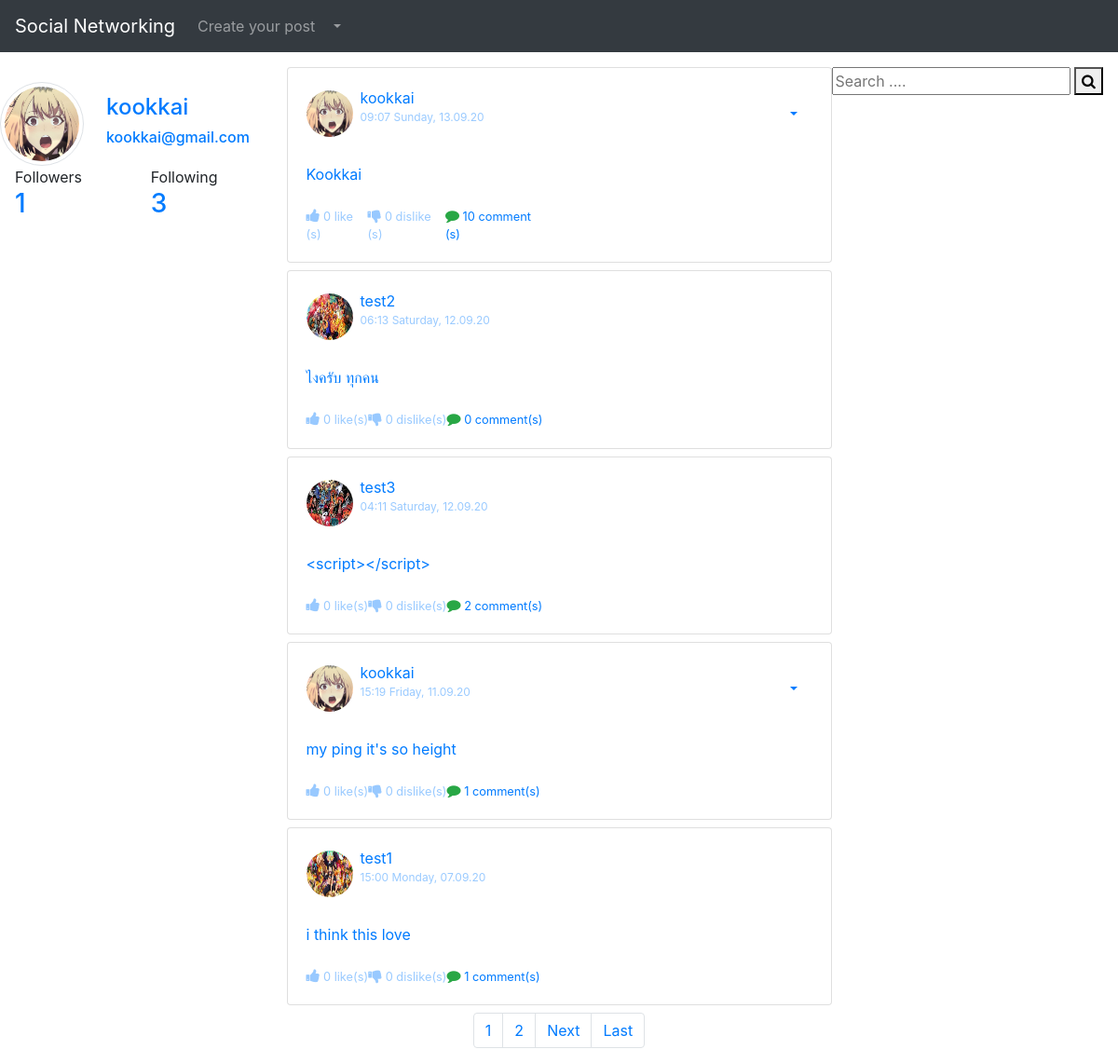
The app's page / (signed in), older data.
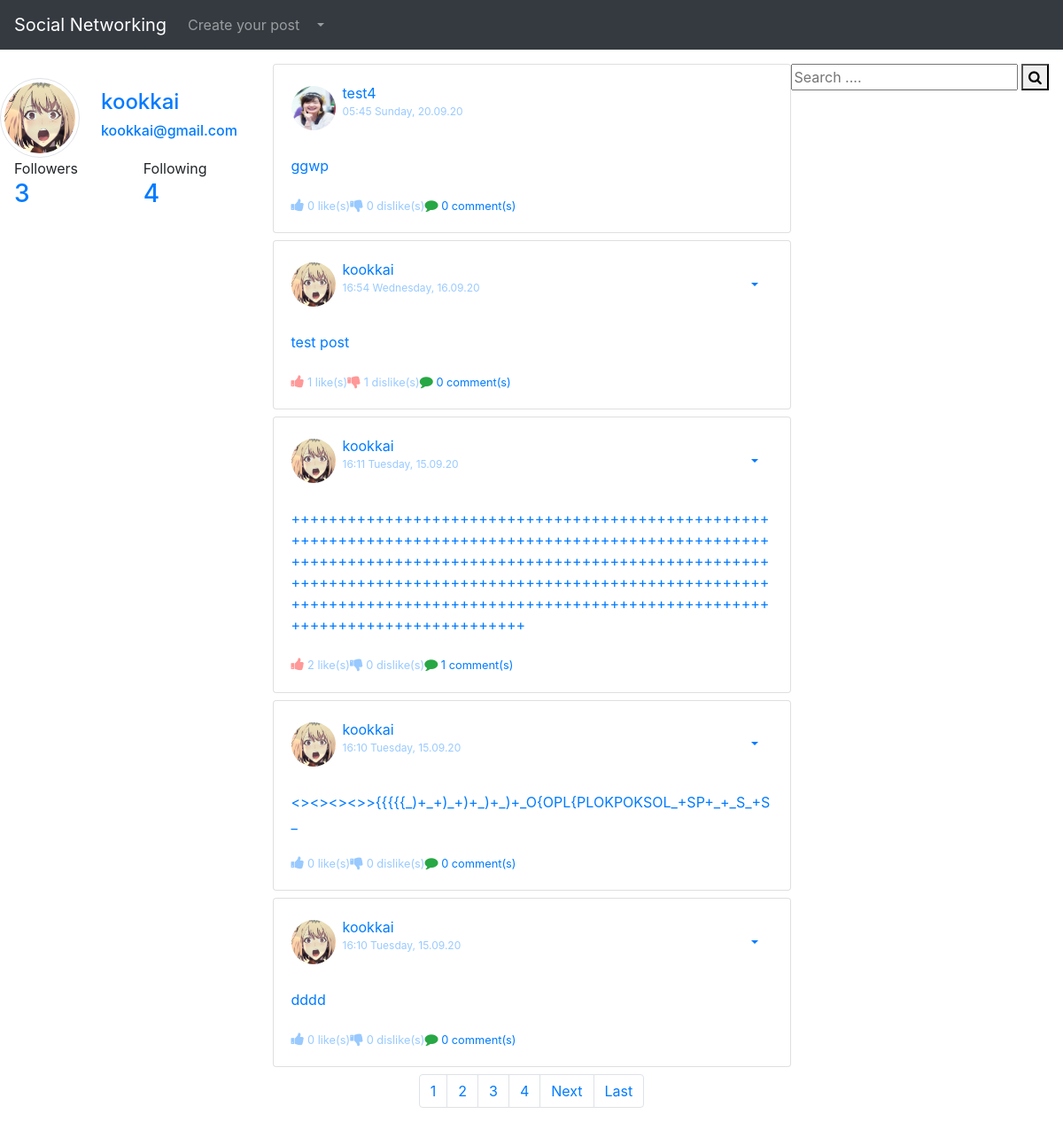
The same page, newer data.
### users/models.py (models this page shows, shortened)
class Profile(models.Model):
    user = models.OneToOneField(User,on_delete=models.CASCADE)
    image = models.ImageField(default='default.png',upload_to='profile-pictures')
    @property
    def followers(self):
        return Follow.objects.filter(follow_user=self.user).count()
    @property
    def following(self):
        return Follow.objects.filter(user=self.user).count()

### blog/models.py (models this page shows, shortened)
class Post(models.Model):
    content = models.TextField(max_length=280)
    date_posted = models.DateTimeField(default = timezone.now)
    likes = models.IntegerField(default=0)
    dislikes = models.IntegerField(default=0)
    author = models.ForeignKey(User,on_delete=models.CASCADE)
    @property
    def number_of_comments(self):
        return Comment.objects.filter(post_connected=self).count()

### blog/views.py (the view)
# urls.py: path('',PostView.as_view(),name='blog-index'),
class PostView(LoginRequiredMixin,ListView):
    model = Post
    template_name = 'blog/home.html'
    context_object_name = 'posts'
    ordering = ['-date_posted']
    paginate_by = PAGINATION_COUNT
    def get_context_data(self, **kwargs):
        data = super().get_context_data(**kwargs)
        all_users = []
        counter = Post.objects.values('author').annotate(author_count=Count('author')).order_by('-author_count')[:6]
        for i in counter:
            all_users.append(User.objects.filter(pk=i['author']).first())
        data['preference'] = Preference.objects.all()
        data['all_users'] = all_users
        return data
    def get_queryset(self):
        user = self.request.user
        qs = Follow.objects.filter(user=user)
        follows = [user]
        for obj in qs :
            follows.append(obj.follow_user)
        return Post.objects.filter(author__in=follows).order_by('-date_posted')

### blog/templates/blog/home.html (shortened to what the changed rows need)
{% extends "blog/base.html" %}
{% load static %}
{% block content %}
    <div class="row">
        <div class="col-12 col-md-3">
            <div>
            <div>
                {%  if user_profile != None %}
                <div class="mt-3 d-flex  align-items-center">
                    <img
                       class="rounded-circle img-thumbnail mr-4"
                       style="width: 90px; height: 90px;"
                       src="{{ user.profile.image.url }}">
                    <div>
                        <a href="{% url 'profile' %}">
                        <h4 style="text-align: left">
                            {{ user.username }}
                        </h4>
                        <h6 style="text-align: left">
                            {{ user.email }}
                        </h6></a>
                    </div>
                </div>
                {%  else %}
                    <div class="mt-3 d-flex  align-items-center">
                        <img
                           class="rounded-circle img-thumbnail mr-4"
                           style="width: 90px; height: 90px;"
                           src="{{ user.profile.image.url }}">
                        <div>
                            <a href="{% url 'profile' %}" class="text-decoration-none">
                            <h4 style="text-align: left">
                                {{ user.username }}
                            </h4>
                            <h6 style="text-align: left" >
                                {{ user.email }}
                            </h6></a>
                        </div>
                    </div>
                {%  endif %}
            </div>
                <div class="row full-width pl-3">
                    {%  if user_profile != None %}
                        <div class="col-6">
                            <h3 class="">
                                <a href="{% url 'user-followers' user_profile.username %}" class="text-decoration-none">
                                    {{ user_profile.profile.followers }}
                                </a>
                            </h3>
                          </div>
                         <div class="col-6">
                            <a href="{% url 'user-follows' user_profile.username %}" class="text-decoration-none">
                                <h3 class="">
                                    {{ user_profile.profile.following }}
                                </h3>
                            </a>
                        </div>
                    {% else %}
                        <div class="col-6">
                            <a href="{% url 'user-followers' user.username %}" class="text-decoration-none">
                                <h3 class="">
                                    {{ user.profile.followers }}
                                </h3>
                            </a>
                        </div>
                        <a href="{% url 'user-follows' user.username %}" class="text-decoration-none">
                            <div class="col-6">
                                <h3 class="">
                                    {{ user.profile.following }}
                                </h3>
                            </div>
                        </a>
                    {%  endif %}
                </div>
            </div>
        </div>
        <div class="col-12 col-md-6" >
            {% for post in posts %}
            <div class="card mb-2">
            <div class="card-body">
                <div style="width: 100%; word-break: break-all;">
                    <div class="pb-2 row m-0" style="width: 100%; margin-right: 0 !important;">
                       <div
                               style="padding-left: 0px !important;"
                               class="col-8 no-padding d-flex align-items-center">
                           <img
                               class="rounded-circle mr-2"
                               style="width: 50px; height: 50px;"
                               src="{{ post.author.profile.image.url }}">
                           <a class="mr-2 white-important text-decoration-none" href="{% url 'user-posts' post.author %}">
                               {{ post.author }}
                               <br>
                            <p style="opacity: 0.4; font-size:12px;" class="text-decoration-none">
                              {{ post.date_posted | date:"H:i l, d.m.y" }}
                              </p>
                           </a>
                       </div>
                       <div class="col-4 d-flex flex-row-reverse no-padding align-items-center"
                            style="padding-right: 0 !important;">
                           {% if post.author == user %}
                                 <div class="nav-item dropdown">
                                 <a class="nav-link dropdown-toggle" href="#" id="navbarDropdownMenuLink" role="button" data-toggle="dropdown" aria-haspopup="true" aria-expanded="false">
                                 </a>
                               </div>
                            {%  endif %}
                       </div>
                   </div>
                    <a href="{% url 'post-detail' post.id %}" class="text-decoration-none">
                          <p class="mb-4">
                              {{ post.content }}
                          </p>
                    </a>
                        <div class="row">
                            <div class="col-6" style="display: flex;">
                              <small style="opacity: 0.4;">
                                  <a href="#" onClick="document.getElementById('likebutton{{ post.id }}').submit()" class="text-decoration-none">
                                          {% if post.likes >= 1  %}
                                          <i style="color: red; font-size: 16px;" class="fa fa-thumbs-up"></i>
                                          {% else %}
                                          <i style=" font-size: 16px;" class="fa fa-thumbs-up"></i>
                                          {% endif %}
                                          {{post.likes}} like(s)
                                  </a>
                                </small>
                              <small style="opacity: 0.4;">
                                  <a href="#" onClick="document.getElementById('dislikebutton').submit()" class="text-decoration-none">
                                          {% if post.dislikes == 1  %}
                                          <i style="color: red; font-size: 16px;" class="fa fa-thumbs-down"></i>
                                          {% else %}
                                          <i style=" font-size: 16px;" class="fa fa-thumbs-down"></i>
                                          {% endif %}
                                          {{post.dislikes}} dislike(s)
                                  </a>
                              </small>
                                <small>
                                    <a href="/post/{{post.id}}/" class="text-decoration-none">
                                        <i style=" font-size: 15px;" class="text-success fa fa-comment"></i> {{ post.number_of_comments }} comment(s)
                                    </a>
                                </small>
                            </div>
                        </div>
                </div>
              </div>
              </div>
            {% endfor %}
          <nav aria-label="Page navigation">
              <ul class="pagination justify-content-center">
          {% if is_paginated %}
              {% for num in page_obj.paginator.page_range %}
                  {% if page_obj.number == num %}
                      <li class="page-item"><a class="page-link" href="?page={{ num }}">{{ num }}</a></li>
                  {% elif num > page_obj.number|add:'-5' and num < page_obj.number|add:'5' %}
                      <li class="page-item"><a class="page-link" href="?page={{ num }}">{{ num }}</a></li>
                  {% endif %}
              {% endfor %}
          {% endif %}
          </ul>
          </nav>
          </div>
{% endblock content %}

Row changes from the older to the newer data that the page shows:
no longer on this page (row unchanged): Post: author.profile.image (picture), author "kookkai", date_posted "09:07 Sunday, 13.09.20", content "Kookkai", likes "0", dislikes "0", number_of_comments "10"
no longer on this page (row unchanged): Post: author.profile.image (picture), author "test2", date_posted "06:13 Saturday, 12.09.20", content "ไงครับ ทุกคน", likes "0", dislikes "0", number_of_comments "0"
no longer on this page (row unchanged): Post: author.profile.image (picture), author "test3", date_posted "04:11 Saturday, 12.09.20", content "<script></script>", likes "0", dislikes "0", number_of_comments "2"
no longer on this page (row unchanged): Post: author.profile.image (picture), author "kookkai", date_posted "15:19 Friday, 11.09.20", content "my ping it's so height", likes "0", dislikes "0", number_of_comments "1"
no longer on this page (row unchanged): Post: author.profile.image (picture), author "test1", date_posted "15:00 Monday, 07.09.20", content "i think this love", likes "0", dislikes "0", number_of_comments "1"
added Post: author.profile.image (picture), author "test4", date_posted "05:45 Sunday, 20.09.20", content "ggwp", likes "0", dislikes "0", number_of_comments "0"
added Post: author.profile.image (picture), author "kookkai", date_posted "16:54 Wednesday, 16.09.20", content "test post", likes "1", dislikes "1", number_of_comments "0"
added Post: author.profile.image (picture), author "kookkai", date_posted "16:11 Tuesday, 15.09.20", content "++++++++++++++++++++++++++++++++++++++++++++++++++++++++++++++++++++++++++++++++++++++++++++++++++++++++++++++++++++++++++++++++++++++++++++++++++++++++++++++++++++++++++++++++++++++++++++++++++++++++++++++++++++++++++++++++++++++++++++++++++++++++++++++++++++++++++++++++++++++++", likes "2", dislikes "0", number_of_comments "1"
added Post: author.profile.image (picture), author "kookkai", date_posted "16:10 Tuesday, 15.09.20", content "<><><><>>{{{{{_)+_+)_+)+_)+_)+_O{OPL{PLOKPOKSOL_+SP+_+_S_+S_", likes "0", dislikes "0", number_of_comments "0"
added Post: author.profile.image (picture), author "kookkai", date_posted "16:10 Tuesday, 15.09.20", content "dddd", likes "0", dislikes "0", number_of_comments "0"
Text that changed along with them:
{{ user.profile.followers }}: "1" → "3"
{{ user.profile.following }}: "3" → "4"
new list line: "3"
new list line: "4"
